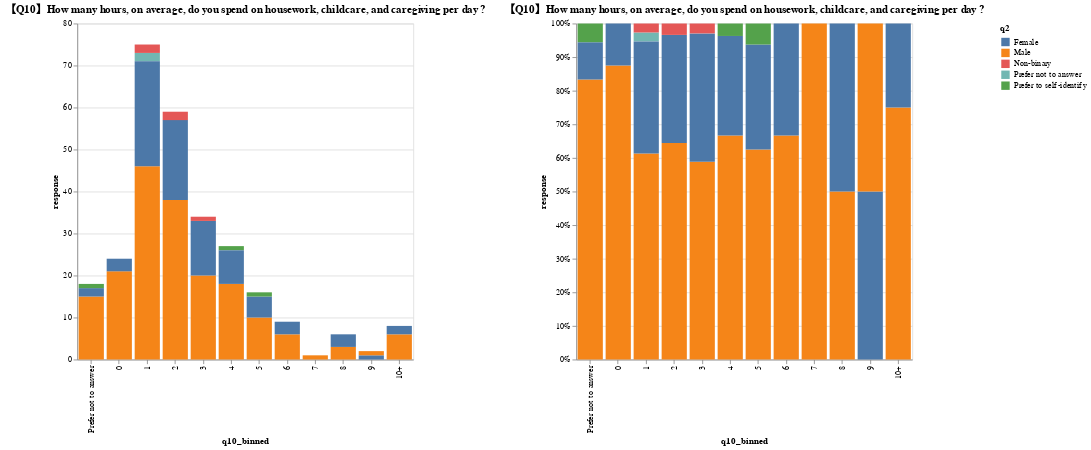

This figure's notebook cell:
### Code cell
t = cfg.questions.get("q10", "Could not get title")
q = make_histogram(data, "q10_binned", t)
q["data"]
q["chart"]

### Figure 1 — Vega-Lite specification as saved in the notebook (floating-point values rounded to 4 significant figures)
{"config": {"view": {"continuousWidth": 300, "continuousHeight": 300}}, "hconcat": [{"mark": {"type": "bar"}, "encoding": {"color": {"field": "q2", "type": "nominal"}, "order": {"field": "response", "sort": "descending", "type": "quantitative"}, "x": {"field": "q10_binned", "sort": ["Prefer not to answer", "0", "1", "2", "3", "4", "5", "6", "7", "8", "9", "10+"], "type": "ordinal"}, "y": {"field": "response", "type": "quantitative"}}, "height": 400, "title": "【Q10】How many hours, on average, do you spend on housework, childcare, and caregiving per day ?", "width": 400}, {"mark": {"type": "bar"}, "encoding": {"color": {"field": "q2", "type": "nominal"}, "order": {"field": "response", "sort": "descending", "type": "quantitative"}, "x": {"field": "q10_binned", "sort": ["Prefer not to answer", "0", "1", "2", "3", "4", "5", "6", "7", "8", "9", "10+"], "type": "ordinal"}, "y": {"field": "response", "stack": "normalize", "type": "quantitative"}}, "height": 400, "title": "【Q10】How many hours, on average, do you spend on housework, childcare, and caregiving per day ?", "width": 400}], "data": {"name": "data-640f91e3174cb6b831b58443658319c3"}, "$schema": "https://vega.github.io/schema/vega-lite/v5.8.0.json", "datasets": {"data-640f91e3174cb6b831b58443658319c3": [{"q10_binned": "Prefer not to answer", "q2": "Male", "response": 15}, {"q10_binned": "Prefer not to answer", "q2": "Female", "response": 2}, {"q10_binned": "Prefer not to answer", "q2": "Non-binary", "response": 0}, {"q10_binned": "Prefer not to answer", "q2": "Prefer to self-identify", "response": 1}, {"q10_binned": "Prefer not to answer", "q2": "Prefer not to answer", "response": 0}, {"q10_binned": "0", "q2": "Male", "response": 21}, {"q10_binned": "0", "q2": "Female", "response": 3}, {"q10_binned": "0", "q2": "Non-binary", "response": 0}, {"q10_binned": "0", "q2": "Prefer to self-identify", "response": 0}, {"q10_binned": "0", "q2": "Prefer not to answer", "response": 0}, {"q10_binned": "1", "q2": "Prefer not to answer", "response": 2}, {"q10_binned": "1", "q2": "Non-binary", "response": 2}, {"q10_binned": "1", "q2": "Prefer to self-identify", "response": 0}, {"q10_binned": "1", "q2": "Male", "response": 46}, {"q10_binned": "1", "q2": "Female", "response": 25}, {"q10_binned": "2", "q2": "Male", "response": 38}, {"q10_binned": "2", "q2": "Female", "response": 19}, {"q10_binned": "2", "q2": "Non-binary", "response": 2}, {"q10_binned": "2", "q2": "Prefer to self-identify", "response": 0}, {"q10_binned": "2", "q2": "Prefer not to answer", "response": 0}, {"q10_binned": "3", "q2": "Male", "response": 20}, {"q10_binned": "3", "q2": "Female", "response": 13}, {"q10_binned": "3", "q2": "Non-binary", "response": 1}, {"q10_binned": "3", "q2": "Prefer to self-identify", "response": 0}, {"q10_binned": "3", "q2": "Prefer not to answer", "response": 0}, {"q10_binned": "4", "q2": "Prefer to self-identify", "response": 1}, {"q10_binned": "4", "q2": "Non-binary", "response": 0}, {"q10_binned": "4", "q2": "Prefer not to answer", "response": 0}, {"q10_binned": "4", "q2": "Male", "response": 18}, {"q10_binned": "4", "q2": "Female", "response": 8}, {"q10_binned": "5", "q2": "Male", "response": 10}, {"q10_binned": "5", "q2": "Female", "response": 5}, {"q10_binned": "5", "q2": "Non-binary", "response": 0}, {"q10_binned": "5", "q2": "Prefer to self-identify", "response": 1}, {"q10_binned": "5", "q2": "Prefer not to answer", "response": 0}, {"q10_binned": "6", "q2": "Male", "response": 6}, {"q10_binned": "6", "q2": "Female", "response": 3}, {"q10_binned": "6", "q2": "Non-binary", "response": 0}, {"q10_binned": "6", "q2": "Prefer to self-identify", "response": 0}, {"q10_binned": "6", "q2": "Prefer not to answer", "response": 0}, {"q10_binned": "7", "q2": "Prefer not to answer", "response": 0}, {"q10_binned": "7", "q2": "Non-binary", "response": 0}, {"q10_binned": "7", "q2": "Prefer to self-identify", "response": 0}, {"q10_binned": "7", "q2": "Male", "response": 1}, {"q10_binned": "7", "q2": "Female", "response": 0}, {"q10_binned": "8", "q2": "Male", "response": 3}, {"q10_binned": "8", "q2": "Female", "response": 3}, {"q10_binned": "8", "q2": "Non-binary", "response": 0}, {"q10_binned": "8", "q2": "Prefer to self-identify", "response": 0}, {"q10_binned": "8", "q2": "Prefer not to answer", "response": 0}, {"q10_binned": "9", "q2": "Prefer not to answer", "response": 0}, {"q10_binned": "9", "q2": "Prefer to self-identify", "response": 0}, {"q10_binned": "9", "q2": "Female", "response": 1}, {"q10_binned": "9", "q2": "Male", "response": 1}, {"q10_binned": "9", "q2": "Non-binary", "response": 0}, {"q10_binned": "10+", "q2": "Prefer to self-identify", "response": 0}, {"q10_binned": "10+", "q2": "Male", "response": 6}, {"q10_binned": "10+", "q2": "Female", "response": 2}, {"q10_binned": "10+", "q2": "Non-binary", "response": 0}, {"q10_binned": "10+", "q2": "Prefer not to answer", "response": 0}]}}
